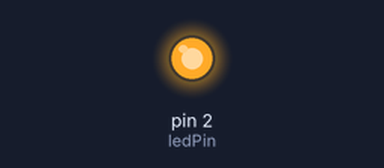
This sketch was run on a simulated Arduino Uno, built with avr-gcc and run on an emulated ATmega328P. On the bench: output pins drawn as LEDs (lit = HIGH).

Above: at 1.5 s.
At 4.5 s:
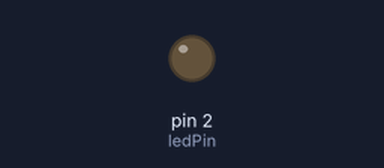
Timing chart, 0 to 7.8 s (numbered marks = the images above):
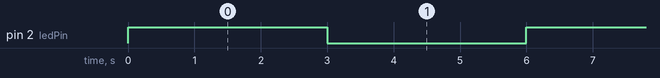

The sketch:

sketch_jan20c.ino
```cpp
int ledPin = 2; // GPIO2 of ESP8266

void setup() {
  // put your setup code here, to run once:
  pinMode(ledPin, OUTPUT);
  digitalWrite(ledPin, LOW);
}

void loop() {
  // put your main code here, to run repeatedly:
    digitalWrite(ledPin, HIGH);
    delay(3000);
    digitalWrite(ledPin, LOW);
    delay(3000);
}
```

Measured:
- by itself, pin 2 (ledPin): alternates HIGH for 3.0 s and LOW for 3.0 s
